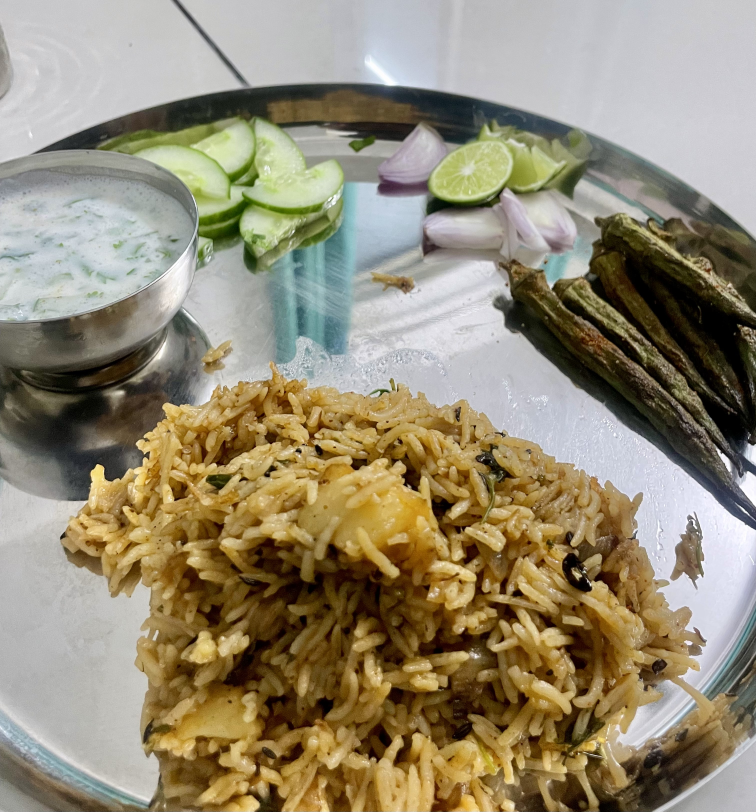
#> input picture dishes/aloo_biryani.jpeg, 3024 x 3247 px (shown at 1/4 size); its folder holds only this picture in this run
$ python generate_lqip.py
#> lines starting #> are read from the running program, lines starting #| are printed output that depends on the picture
import os
from PIL import Image, ImageFilter

# Path to your dishes folder
INPUT_DIR = "./dishes"
OUTPUT_DIR = os.path.join(INPUT_DIR, "lqip")

# Create LQIP output folder if not exists
os.makedirs(OUTPUT_DIR, exist_ok=True)

# Desired LQIP size (tiny + blurred)
LQIP_WIDTH = 40
LQIP_HEIGHT = 40

def create_lqip_image(input_path, output_path):
#> called with input_path = './dishes/aloo_biryani.jpeg', output_path = './dishes/lqip/aloo_biryani_low.jpg'
    try:
        img = Image.open(input_path).convert("RGB")
#> img is the input picture: PIL image 3024x3247 RGB; mean R, G, B 148.1, 138.5, 115.2

        # Resize to tiny image
        img = img.resize((LQIP_WIDTH, LQIP_HEIGHT), Image.LANCZOS)
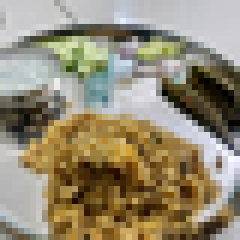
#> img: PIL image 40x40 RGB (shown 6 times larger); mean R, G, B 148.1, 138.5, 115.2

        # Add blur effect
        img = img.filter(ImageFilter.GaussianBlur(4))
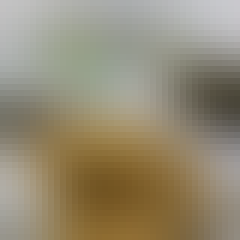
#> img: PIL image 40x40 RGB (shown 6 times larger); mean R, G, B 148.3, 138.7, 115.7

        # Save as JPEG (quality low to reduce size)
        img.save(output_path, "JPEG", quality=30)
        print(f"Generated: {output_path}")

    except Exception as e:
        print(f"Error processing {input_path}: {e}")

def main():
    files = [f for f in os.listdir(INPUT_DIR) if f.lower().endswith((".jpg", ".jpeg", ".png"))]

    if not files:
        print("No image files found in the directory.")
        return

    print("Generating LQIP thumbnails...\n")

    for filename in files:
        input_path = os.path.join(INPUT_DIR, filename)
        name, _ = os.path.splitext(filename)
        output_path = os.path.join(OUTPUT_DIR, f"{name}_low.jpg")

        create_lqip_image(input_path, output_path)

    print("\nDone! LQIP files saved in:", OUTPUT_DIR)

if __name__ == "__main__":
    main()

$ run again, on dishes/apple_smoothi.jpeg
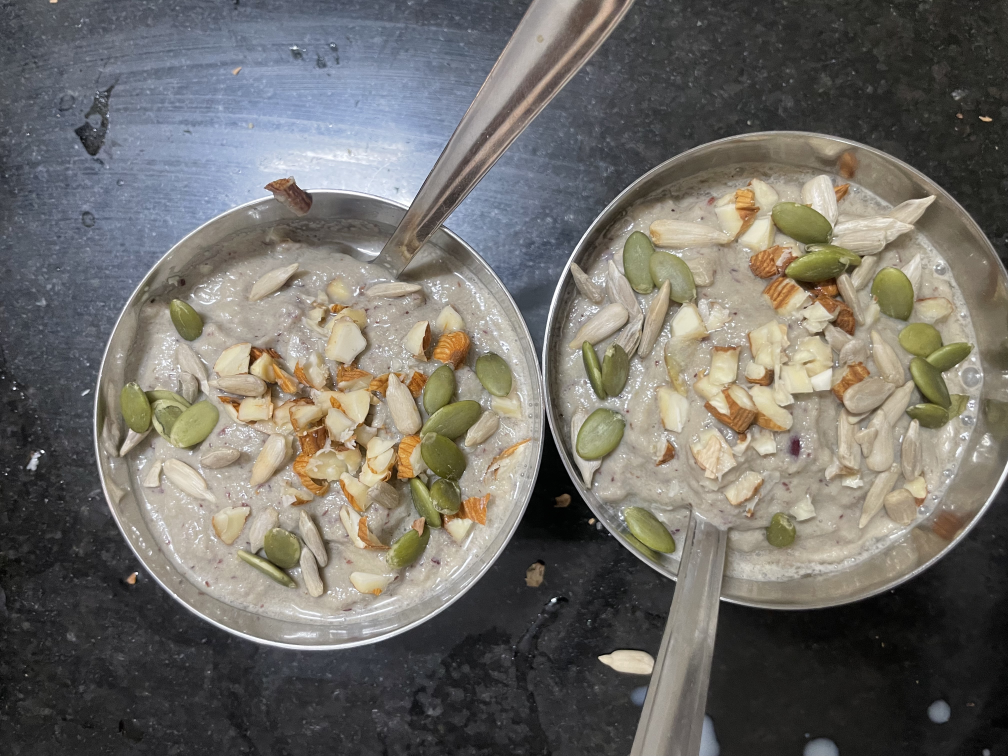
#> input picture dishes/apple_smoothi.jpeg, 4032 x 3024 px (shown at 1/4 size)
#> in create_lqip_image, img is the input picture: PIL image 4032x3024 RGB; mean R, G, B 113.1, 110.3, 104.5
#> in create_lqip_image, `img = img.resize((LQIP_WIDTH, LQIP_HEIGHT), Image.LANCZOS)`:
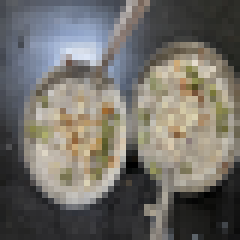
#> img: PIL image 40x40 RGB (shown 6 times larger); mean R, G, B 113.1, 110.3, 104.5
#> in create_lqip_image, `img = img.filter(ImageFilter.GaussianBlur(4))`:
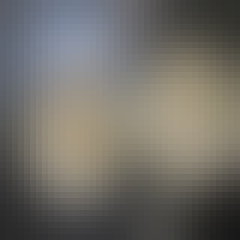
#> img: PIL image 40x40 RGB (shown 6 times larger); mean R, G, B 111.9, 109.2, 103.4

$ run again, on dishes/bharit_bhaji.jpeg
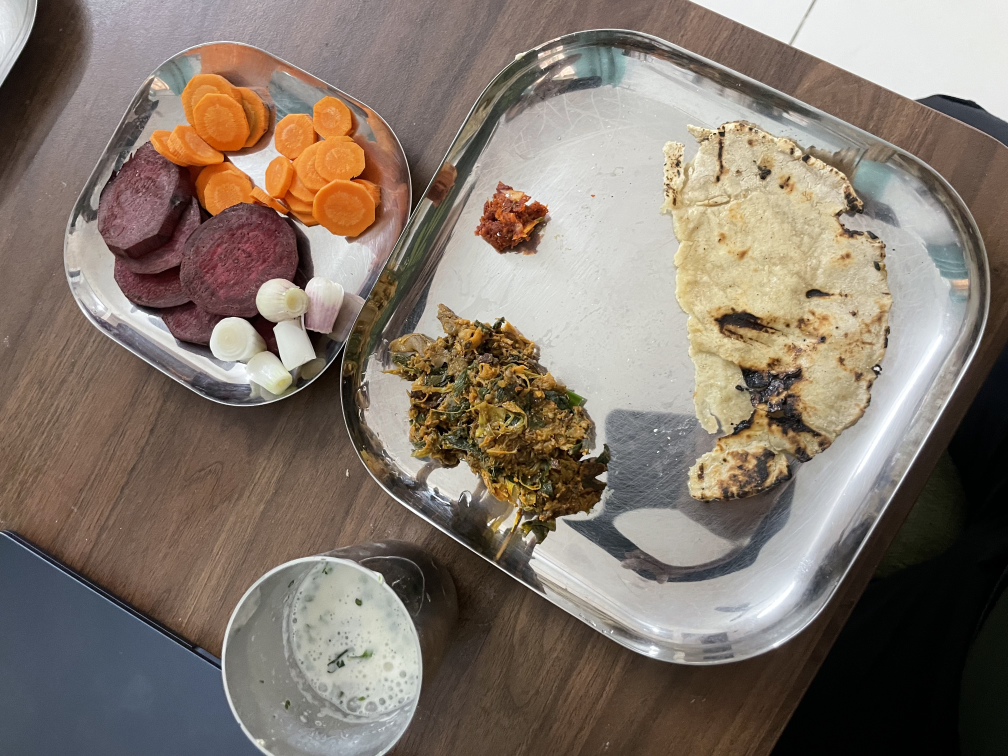
#> input picture dishes/bharit_bhaji.jpeg, 4032 x 3024 px (shown at 1/4 size)
#> in create_lqip_image, img is the input picture: PIL image 4032x3024 RGB; mean R, G, B 131.3, 119.2, 108.4
#> in create_lqip_image, `img = img.resize((LQIP_WIDTH, LQIP_HEIGHT), Image.LANCZOS)`:
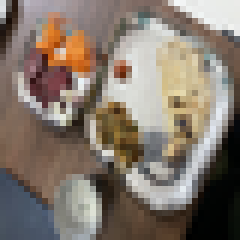
#> img: PIL image 40x40 RGB (shown 6 times larger); mean R, G, B 131.3, 119.2, 108.4
#> in create_lqip_image, `img = img.filter(ImageFilter.GaussianBlur(4))`:
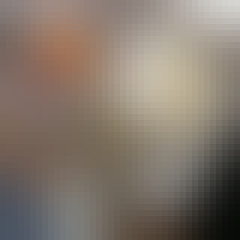
#> img: PIL image 40x40 RGB (shown 6 times larger); mean R, G, B 130.8, 118.8, 108.1

$ run again, on dishes/bhindi_fry_bhaji.jpeg
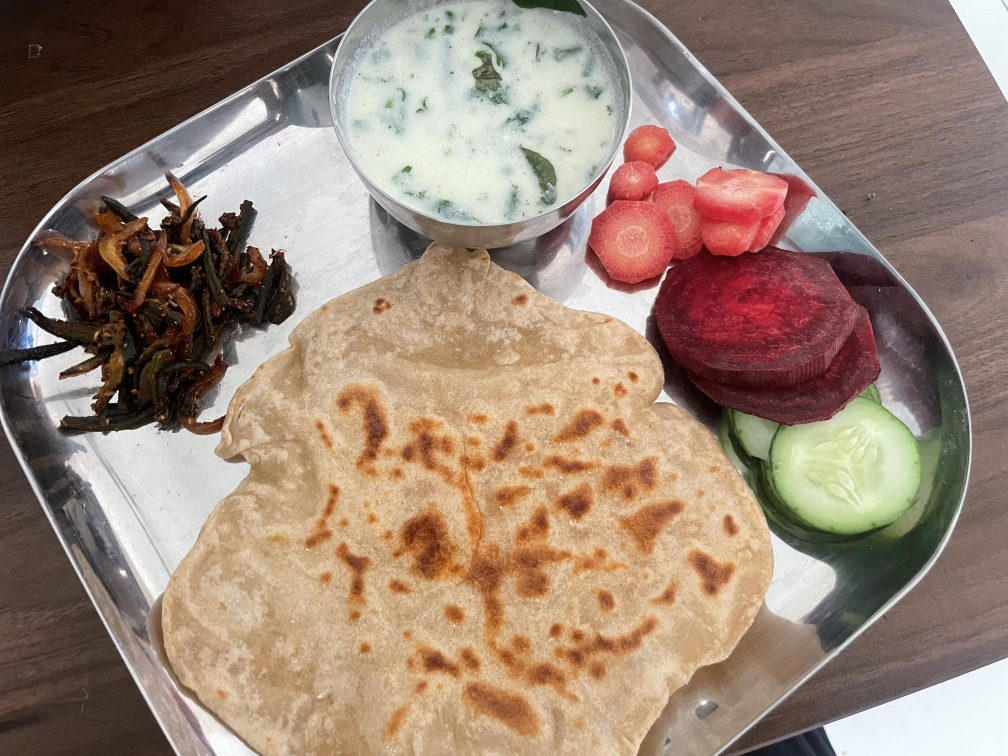
#> input picture dishes/bhindi_fry_bhaji.jpeg, 4032 x 3024 px (shown at 1/4 size)
#> in create_lqip_image, img is the input picture: PIL image 4032x3024 RGB; mean R, G, B 153.8, 131.7, 115.9
#> in create_lqip_image, `img = img.resize((LQIP_WIDTH, LQIP_HEIGHT), Image.LANCZOS)`:
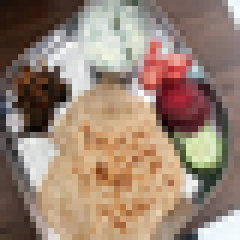
#> img: PIL image 40x40 RGB (shown 6 times larger); mean R, G, B 153.8, 131.8, 115.9
#> in create_lqip_image, `img = img.filter(ImageFilter.GaussianBlur(4))`:
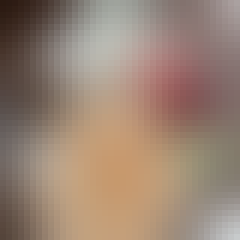
#> img: PIL image 40x40 RGB (shown 6 times larger); mean R, G, B 153.4, 131.4, 115.8
